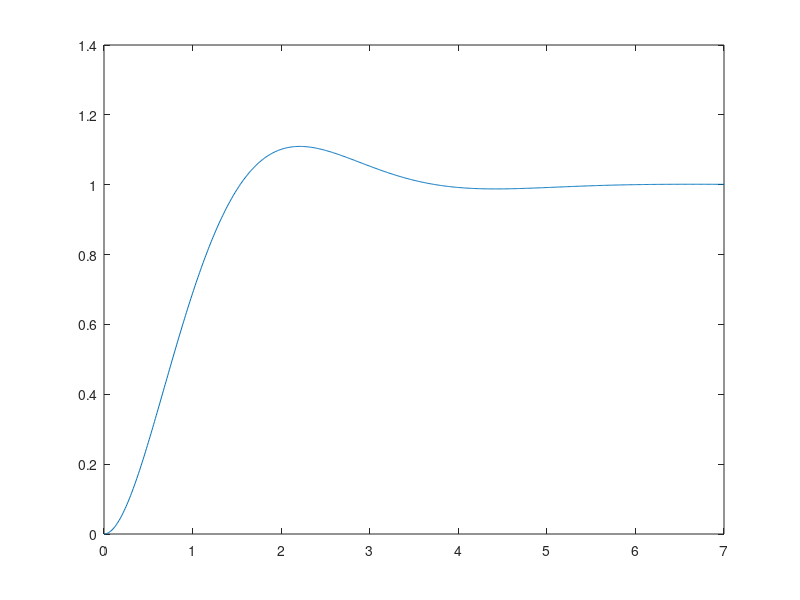

MATLAB code to generate this figure: (Note: this script raises an error after producing the figure.)
% Problem 3.25

k = 3.02; % Gain
num=[k];
den=[1, 2, k];
sys=tf(num,den);
t=0:.01:7;
y=step(sys,t);
plot(t,y);
yss = dcgain(sys);
Mp =(max(y)- yss)*100;
%Finding maximum overshoot
msg_overshoot = sprintf("Max overshoot = %3.2f", Mp);
%Finding peak time
idx = max( nd(y==(max(y))));
tp = t(idx);
msg_peaktime = sprintf("Peak time = %3.2f" , tp);
xlabel( Time (sec) );
ylabel( y(t) );
msg_title = sprintf("Step Response with K=%3.2f" ,K);
title(msg_title);
text(1.1, 0.3, msg_overshoot);
text(1.1, 0.1, msg_peaktime);
grid on;